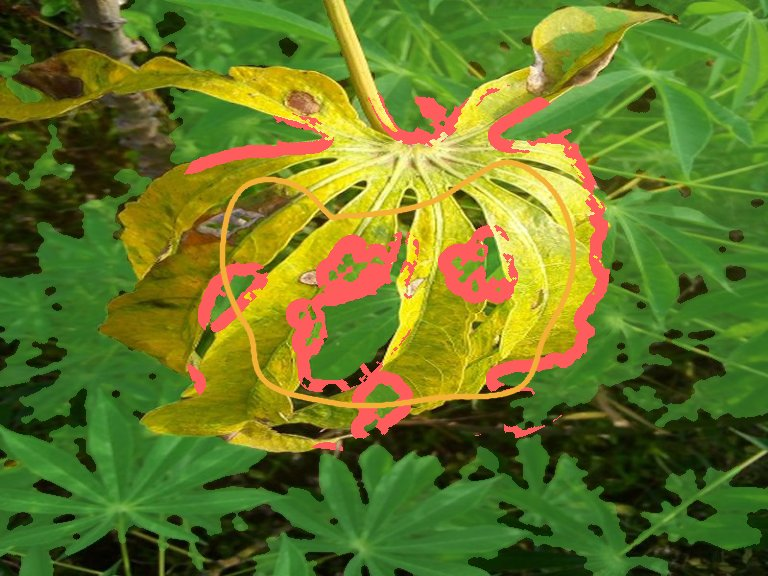
#> input picture training/reports/exemplos/overlay_cbb.jpg, 768 x 576 px
$ python -i hsv.py   (imports and definitions only)
#> lines starting #> are read from the running program, lines starting #| are printed output that depends on the picture; after the words box and inside, x2 and y2 are one past the last pixel; in counts of white or black regions, pixels touching at a corner belong together
"""Segmentação cromática (HSV) da folha e das manchas, severidade e imagem de sobreposição.

Vem do Axios Cassava IA (backend/hsv_utils.py), com mudanças:
- amarelo é folha, não mancha: só necrose (marrom, escuro, acinzentado) conta como lesão;
- o overlay é devolvido em RGB e convertido para BGR só na hora de codificar o JPEG
  (o servidor antigo mandava RGB para o cv2.imencode e as lesões saíam azuis);
- o overlay pode receber o mapa de atenção da rede e desenhar o contorno da região
  que mais pesou no diagnóstico.
"""

from __future__ import annotations

import cv2
import numpy as np

LEAF_RGB = (87, 184, 70)
LESION_RGB = (255, 93, 93)
ATTENTION_RGB = (242, 177, 52)


def _keep_relevant_components(mask: np.ndarray, min_area: int) -> np.ndarray:
    components, labels, stats, _ = cv2.connectedComponentsWithStats(mask.astype("uint8"), 8)
    keep = np.zeros(components, dtype=bool)
    keep[1:] = stats[1:, cv2.CC_STAT_AREA] >= min_area
    return keep[labels]


def _channels(image: np.ndarray):
    rgb = image.astype(np.float32)
    hsv = cv2.cvtColor(image, cv2.COLOR_RGB2HSV).astype(np.int16)
    return rgb[..., 0], rgb[..., 1], rgb[..., 2], hsv[..., 0], hsv[..., 1], hsv[..., 2]


def segment_leaf(image: np.ndarray) -> np.ndarray:
    """Tecido de folha: verde e também amarelo.

    Amarelo (clorose do mosaico, folha velha ou sem nutriente) continua sendo folha, não lesão de
    bacteriose. Contá-lo como mancha pintava de vermelho folhas amareladas inteiras.
    """
    r, g, b, h, s, v = _channels(image)
    green = (h >= 24) & (h <= 96) & (s >= 45) & (v >= 35) & (v <= 245) & (g > r + 8) & (g > b + 8) & (g > 45)
    yellow = (g >= 0.80 * r) & (g <= r + 8) & (r >= 110) & (b <= 0.72 * g) & (s >= 70) & (h >= 15) & (h <= 40)
    mask = (green | yellow).astype("uint8") * 255

    kernel = cv2.getStructuringElement(cv2.MORPH_ELLIPSE, (7, 7))
    mask = cv2.morphologyEx(mask, cv2.MORPH_OPEN, kernel)
    mask = cv2.morphologyEx(mask, cv2.MORPH_CLOSE, kernel)
    min_area = max(80, int(image.shape[0] * image.shape[1] * 0.002))
    return _keep_relevant_components(mask, min_area)


def fill_small_holes(mask: np.ndarray, max_hole: int) -> np.ndarray:
    """Preenche buracos de até `max_hole` px (manchas dentro da folha); os maiores são fundo entre folhas."""
    _, labels, stats, _ = cv2.connectedComponentsWithStats((~mask).astype("uint8"), 4)
    x, y, w, h, area = stats.T
    height, width = mask.shape
    fill = ~((x == 0) | (y == 0) | (x + w == width) | (y + h == height)) & (area <= max_hole)
    fill[0] = False
    return mask | fill[labels]


def segment_lesions(image: np.ndarray, leaf: np.ndarray) -> np.ndarray:
    """Necrose: marrom ou marrom-arroxeado dentro do contorno da folha; escuro ou acinzentado em buracos dela.

    Sombras, solo e galhos ao lado da folha não entram: o contorno é o da folha "fechada"
    (fechamento morfológico), que cobre as mordidas de necrose na borda sem avançar sobre o fundo.
    """
    area = image.shape[0] * image.shape[1]
    inside = fill_small_holes(leaf, int(area * 0.01))
    r, g, b, h, s, v = _channels(image)
    petiole = (h >= 140) & (s > 120)  # pecíolo vermelho/roxo da mandioca
    brown = (g < 0.80 * r) & (b < g) & (r >= 50) & (s >= 60) & (v <= 225) & (h <= 25)
    purple_brown = ((h >= 160) | (h <= 8)) & (r > g + 15) & (s >= 35) & (s <= 150) & (v >= 40) & (v <= 200) & ~petiole
    dark = (v >= 15) & (v < 95) & (g <= r + 4) & (b <= g + 6) & (s >= 30)
    grey_tan = (r >= g) & (b <= g) & (s < 90) & (v >= 50) & (v <= 210)
    k = max(3, round(max(image.shape[:2]) * 0.03)) | 1
    outline = cv2.morphologyEx(inside.astype("uint8"), cv2.MORPH_CLOSE, cv2.getStructuringElement(cv2.MORPH_ELLIPSE, (k, k))) > 0
    mask = ((brown | purple_brown) & outline) | ((dark | grey_tan) & inside & ~leaf)
    mask = mask.astype("uint8") * 255

    kernel = cv2.getStructuringElement(cv2.MORPH_ELLIPSE, (3, 3))
    mask = cv2.morphologyEx(mask, cv2.MORPH_OPEN, kernel)
    mask = cv2.morphologyEx(mask, cv2.MORPH_CLOSE, kernel)
    return _keep_relevant_components(mask, max(20, int(area * 0.0003)))


def lesion_ratio(image: np.ndarray) -> tuple[float, np.ndarray, np.ndarray]:
    """Fração da folha coberta por necrose, com as máscaras da folha e das manchas.

    A área da folha inclui as manchas e os buracos pequenos dentro dela: uma folha muito
    necrosada perde o verde e, sem isso, a taxa passaria de 100%.
    """
    leaf = segment_leaf(image)
    lesions = segment_lesions(image, leaf)
    leaf_area = fill_small_holes(leaf, int(image.shape[0] * image.shape[1] * 0.01)) | lesions
    total = float(leaf_area.sum())
    ratio = float(lesions.sum()) / total if total > 0 else 0.0
    return ratio, leaf_area & ~lesions, lesions


# [77 lines left out: functions main_leaf_region, around, convex_region, classify_severity, create_overlay, encode_jpeg_data_url, not called in this run]

>>> import cv2
>>> picture = cv2.cvtColor(cv2.imread('../../training/reports/exemplos/overlay_cbb.jpg'), cv2.COLOR_BGR2RGB)
>>> result = lesion_ratio(picture)
#> in segment_leaf, `r, g, b, h, s, v = _channels(image)`:
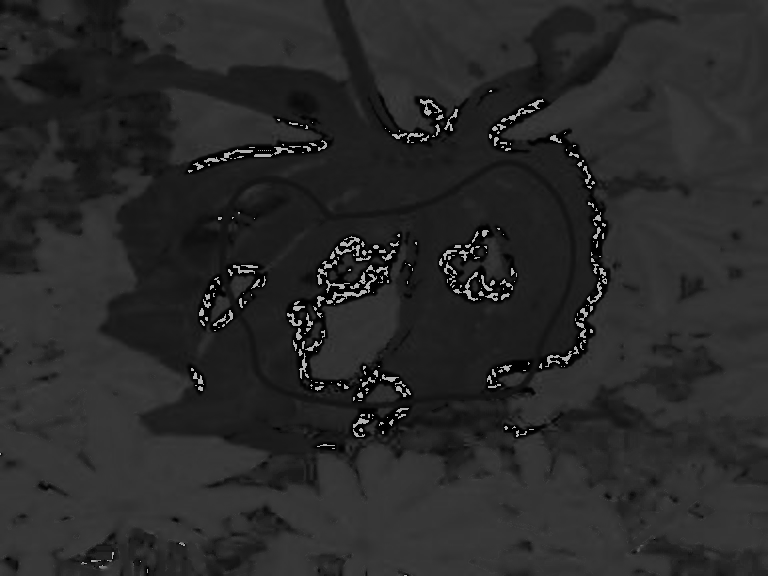
#> h: shape (576, 768) int16; min 0, max 179, mean 41
#> in segment_leaf, `r, g, b, h, s, v = _channels(image)`:
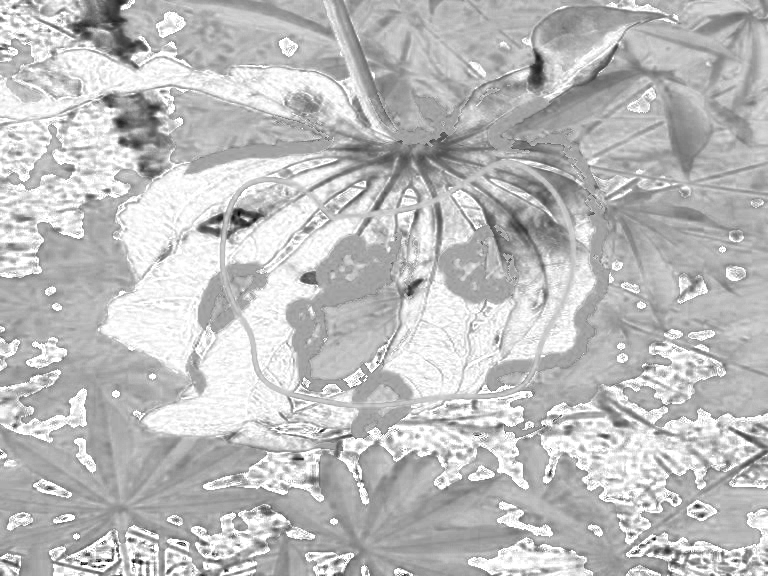
#> s: shape (576, 768) int16; min 0, max 255, mean 189.4
#> in segment_leaf, `r, g, b, h, s, v = _channels(image)`:
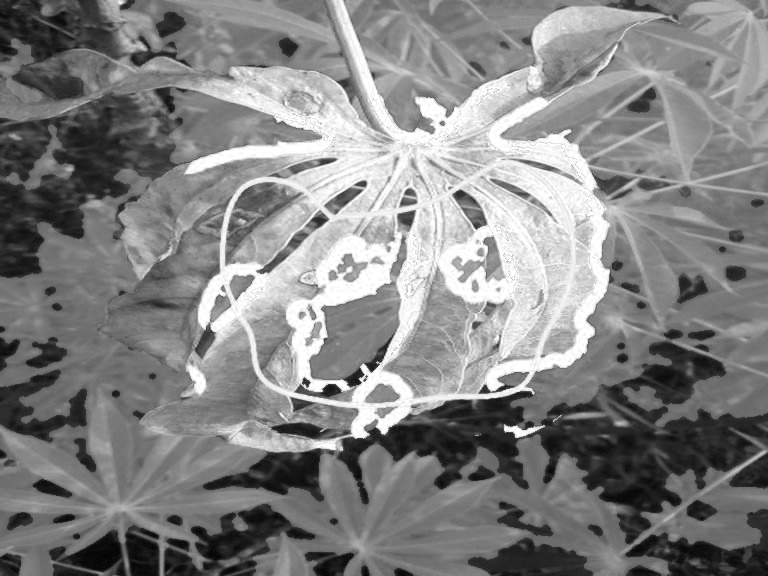
#> v: shape (576, 768) int16; min 1, max 255, mean 131
#> in segment_leaf, `green = (h >= 24) & (h <= 96) & (s >= 45) & (v >= 35) & (v <= 245) & (..`:
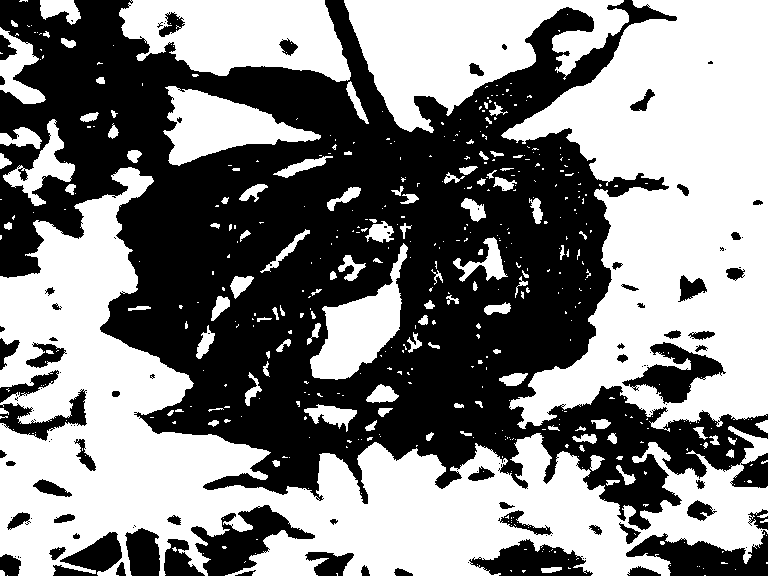
#> green: shape (576, 768) bool; 51.6% white; 116 black regions (53 under 20 px), largest, box (x1, y1, x2, y2) and area: (0, 0, 768, 530) 187622, (191, 505, 315, 576) 3679, (626, 530, 768, 576) 3641
#> in _keep_relevant_components, `components, labels, stats, _ = cv2.connectedComponentsWithStats(mask.a..`:
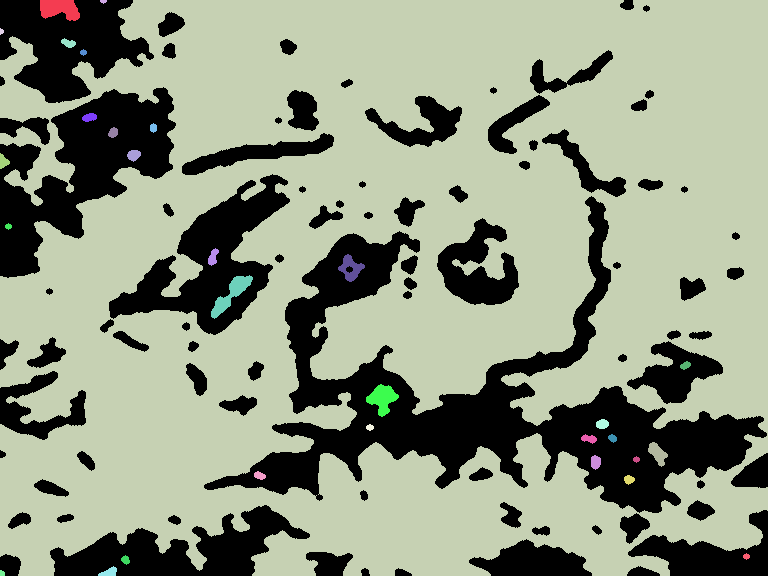
#> labels: shape (576, 768) int32; 31 distinct labels, from 0 to 30; one colour per label, 0 black
#> in _keep_relevant_components, `components, labels, stats, _ = cv2.connectedComponentsWithStats(mask.a..`: components = 31; stats = 31 rows, first 6: [0, 0, 768, 576, 124375], [40, 0, 40, 21, 632], [100, 0, 7, 4, 20], [0, 0, 768, 576, 313872], [0, 28, 4, 7, 20], [61, 38, 15, 10, 93]
#> in fill_small_holes, `_, labels, stats, _ = cv2.connectedComponentsWithStats((~mask).astype(..`:
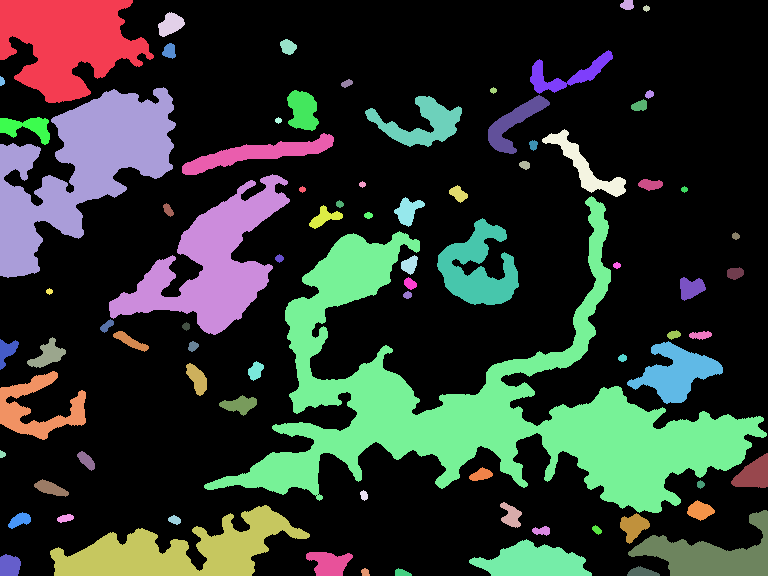
#> labels: shape (576, 768) int32; 82 distinct labels, from 0 to 81; one colour per label, 0 black
#> in fill_small_holes, `_, labels, stats, _ = cv2.connectedComponentsWithStats((~mask).astype(..`: stats = 82 rows, first 6: [0, 0, 768, 576, 313872], [0, 0, 154, 103, 10027], [620, 0, 14, 10, 110], [643, 5, 7, 7, 33], [158, 12, 27, 25, 422], [280, 39, 17, 16, 189]
#> in fill_small_holes, `x, y, w, h, area = stats.T`: x = 82 values, max 732 at index 36, min 0 at index 0, mean 353; y = 82 values, max 568 at index 80, min 0 at index 0, mean 283.5; w = 82 values, max 768 at index 0, min 5 at index 8, mean 52.29; h = 82 values, max 576 at index 0, min 7 at index 3, mean 36.63; area = 82 values, max 313872 at index 0, min 33 at index 3, mean 5394.7
#> call 2 of _keep_relevant_components, with min_area = 132
#> in _keep_relevant_components (call 2), `components, labels, stats, _ = cv2.connectedComponentsWithStats(mask.a..`: components = 119; stats = 119 rows, first 6: [0, 0, 768, 576, 437455], [643, 8, 7, 3, 17], [166, 45, 7, 3, 15], [163, 53, 9, 5, 24], [589, 52, 19, 17, 90], [533, 60, 10, 7, 38]
#> in _keep_relevant_components (call 2), `return keep[labels]`:
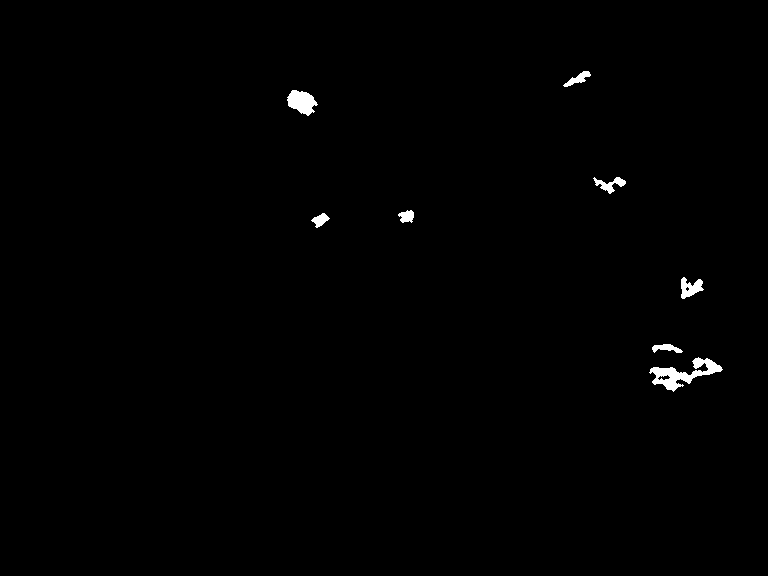
#> returned value: shape (576, 768) bool; 0.59% white; 8 white regions, largest, box (x1, y1, x2, y2) and area: (649, 357, 723, 392) 927, (287, 90, 318, 116) 511, (681, 277, 704, 299) 292
#> in lesion_ratio, `total = float(leaf_area.sum())`: total = 338476
#> in lesion_ratio, `ratio = float(lesions.sum()) / total if total > 0 else 0.0`: ratio = 0.00765

$ run again, on training/reports/exemplos/overlay_cmd.jpg
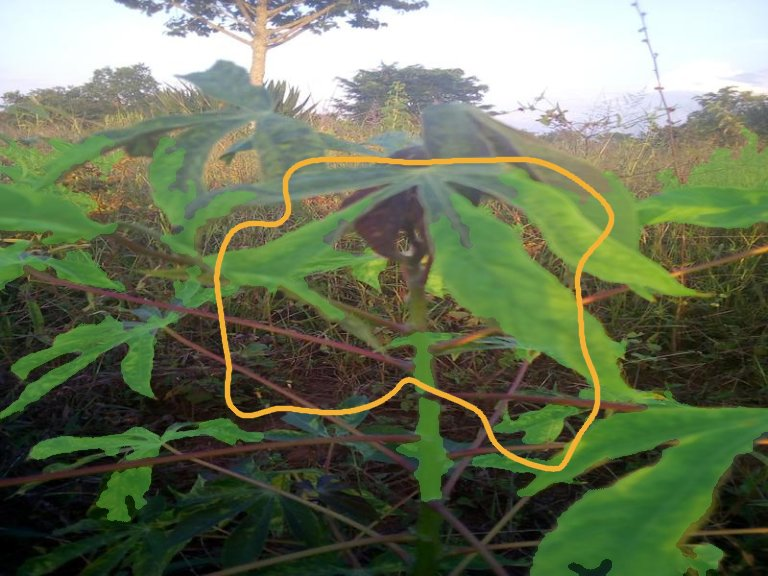
#> input picture training/reports/exemplos/overlay_cmd.jpg, 768 x 576 px
#> green: shape (576, 768) bool; 28.4% white; 367 white regions (259 under 20 px), largest, box (x1, y1, x2, y2) and area: (470, 309, 768, 576) 30188, (425, 192, 594, 400) 15181, (583, 128, 768, 301) 13102
#> yellow: shape (576, 768) bool; 2.7% white in thin lines or dots, all inside (x1, y1, x2, y2) = (0, 109, 768, 546)
#> in _keep_relevant_components, `components, labels, stats, _ = cv2.connectedComponentsWithStats(mask.a..`: components = 56; stats = 56 rows, first 6: [0, 0, 768, 576, 320824], [36, 108, 8, 8, 45], [116, 112, 10, 10, 59], [129, 114, 8, 7, 35], [127, 116, 1, 1, 1], [153, 120, 7, 7, 33]
#> in fill_small_holes, `_, labels, stats, _ = cv2.connectedComponentsWithStats((~mask).astype(..`:
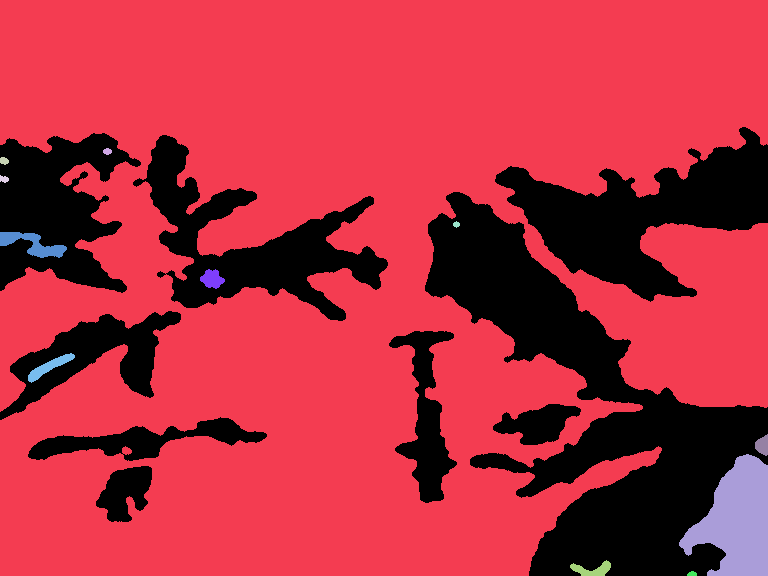
#> labels: shape (576, 768) int32; 13 distinct labels, from 0 to 12; one colour per label, 0 black
#> in fill_small_holes, `_, labels, stats, _ = cv2.connectedComponentsWithStats((~mask).astype(..`: stats = 13 rows, first 6: [0, 127, 768, 449, 115547], [0, 0, 768, 576, 317848], [103, 148, 9, 7, 47], [0, 157, 9, 8, 55], [0, 175, 9, 8, 50], [453, 221, 7, 7, 33]
#> in fill_small_holes, `x, y, w, h, area = stats.T`: x = [0, 0, 103, 0, 0, 453, 0, 200, 28, 755, 679, 570, 687]; y = [127, 0, 148, 157, 175, 221, 232, 269, 353, 434, 454, 560, 571]; w = [768, 768, 9, 9, 9, 7, 67, 25, 47, 13, 89, 41, 10]; h = [449, 576, 7, 8, 8, 7, 26, 20, 30, 22, 122, 16, 5]; area = [115547, 317848, 47, 55, 50, 33, 796, 322, 443, 202, 6657, 329, 39]
#> fill = [False, False, True, False, False, True, False, True, True, False, False, False, False]
#> petiole: shape (576, 768) bool; 0.23% white in thin lines or dots, all inside (x1, y1, x2, y2) = (0, 296, 744, 576)
#> brown: shape (576, 768) bool; 4% white; 594 white regions (506 under 20 px), largest, box (x1, y1, x2, y2) and area: (222, 300, 403, 401) 2957, (0, 438, 337, 485) 1996, (435, 357, 596, 426) 1959
#> purple_brown: shape (576, 768) bool; 2.7% white; 240 white regions (181 under 20 px), largest, box (x1, y1, x2, y2) and area: (233, 356, 357, 408) 1807, (272, 327, 411, 370) 1034, (48, 276, 218, 321) 858
#> dark: shape (576, 768) bool; 20.6% white; 722 white regions (599 under 20 px), largest, box (x1, y1, x2, y2) and area: (584, 253, 768, 407) 14671, (0, 383, 419, 520) 11277, (226, 321, 415, 410) 7762
#> grey_tan: shape (576, 768) bool; 11.3% white; 1108 white regions (932 under 20 px), largest, box (x1, y1, x2, y2) and area: (480, 86, 768, 199) 9367, (0, 77, 198, 154) 6316, (270, 80, 425, 152) 3242
#> outline: shape (576, 768) bool; 29.5% white; 3 white regions, box (x1, y1, x2, y2) and area: (389, 127, 768, 576) 82432, (0, 133, 388, 420) 41246, (28, 417, 267, 522) 6796
#> in _keep_relevant_components (call 2), `components, labels, stats, _ = cv2.connectedComponentsWithStats(mask.a..`: components = 31; stats = 31 rows, first 6: [0, 0, 768, 576, 440822], [103, 149, 9, 6, 42], [128, 157, 4, 3, 8], [96, 172, 3, 4, 8], [680, 173, 5, 8, 23], [68, 175, 7, 5, 19]
#> in lesion_ratio, `leaf_area = fill_small_holes(leaf, int(image.shape[0] * image.shape[1]..`:
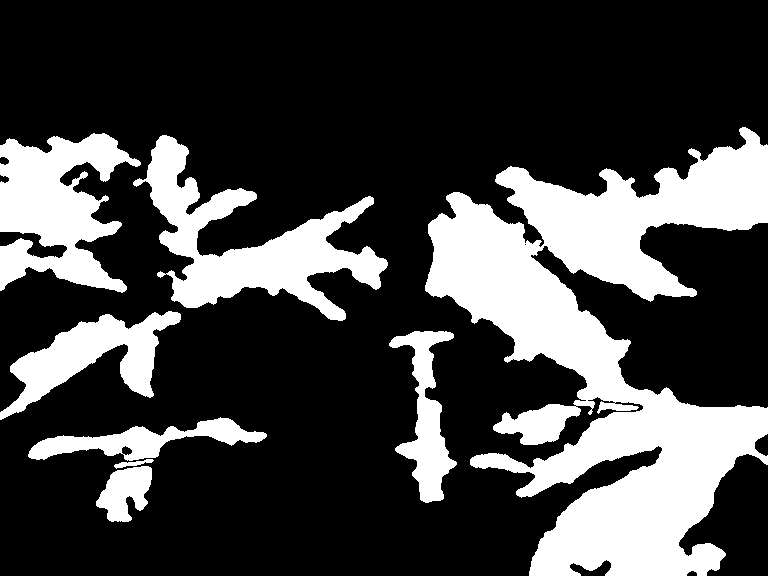
#> leaf_area: shape (576, 768) bool; 26.5% white; 8 white regions, largest, box (x1, y1, x2, y2) and area: (425, 127, 768, 576) 69799, (133, 135, 388, 321) 15904, (0, 133, 141, 293) 13161
#> total = 117121
#> ratio = 0.00786
